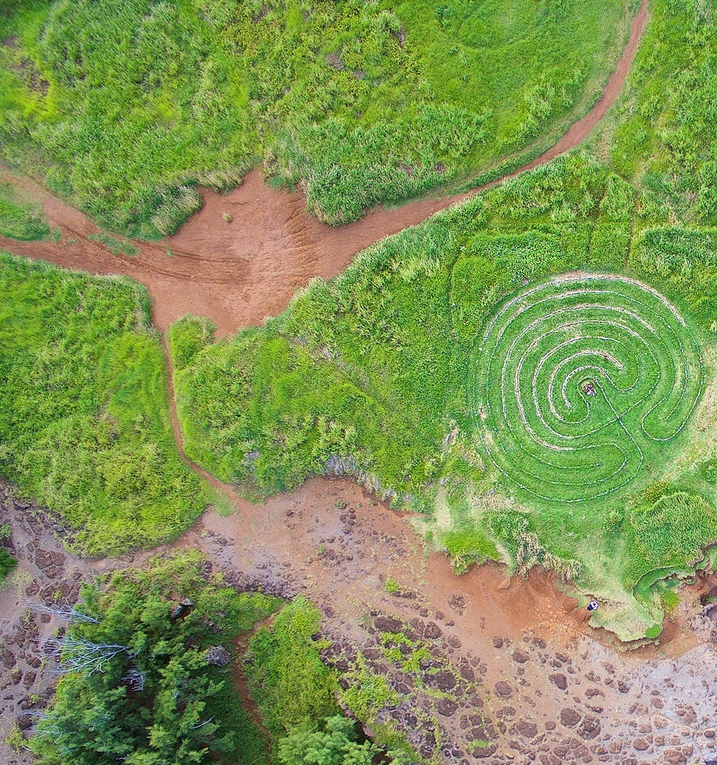
#> input picture test/1.png, 717 x 765 px, shrunk from 1012 x 1080 before the run, found by its file name
$ jupyter execute Task_2.ipynb
#> lines starting #> are read from the running program, lines starting #| are printed output that depends on the picture
# Laboratorio 4

## Task 1

## 1) ¿Por qué $H \in \mathbb{R}^{3 \times 3}$ tiene 8 GDL y no 9?

Una homografía actúa sobre coordenadas homogéneas:

$$
\mathbf{x'} \sim H\mathbf{x}, \quad
\mathbf{x} = (x,y,1)^T, \quad
\mathbf{x'} = (x',y',1)^T
$$

El símbolo $(\sim)$ significa igualdad hasta escala no nula:

$$
\mathbf{x'} \sim \lambda \mathbf{x'}, \quad (\lambda \neq 0)
$$

Si multiplicas $H$ por un escalar $\lambda \neq 0$, la transformación proyectiva no cambia:

$$
(\lambda H)\mathbf{x} = \lambda(H\mathbf{x}) \Rightarrow \mathbf{x'} \sim H\mathbf{x}
$$

Entonces, matrices $(H)$ y $(\lambda H)$ representan la misma homografía, por eso $(H)$ vive en el espacio proyectivo:

$$
H \in \mathbb{P}^8
$$

En pocas palabras hay 9 parámetros, pero uno es “solo escala” ⇒ 8 grados de libertad.

Una forma típica de fijar la escala es imponer una restricción (ej. $h_{33}=1$ si no es cero), quedando:

$$
H =
\begin{bmatrix}
h_{11} & h_{12} & h_{13} \\
h_{21} & h_{22} & h_{23} \\
h_{31} & h_{32} & 1
\end{bmatrix}
\Rightarrow 8 \text{ parámetros libres}
$$

### 1.a) Si la cámara solo rota sobre el eje óptico (roll), ¿sigue siendo 8 GDL?

Si no hay traslación y el movimiento es rotación pura (y suponiendo escena plana o equivalente), la homografía entre vistas cumple:

$$
H = K R K^{-1}
$$

Si la cámara rota solo alrededor del eje óptico (eje z), entonces:

$$
R = R_z(\theta) =
\begin{bmatrix}
\cos\theta & -\sin\theta & 0 \\
\sin\theta & \cos\theta & 0 \\
0 & 0 & 1
\end{bmatrix}
$$

$$
H(\theta) = K R_z(\theta) K^{-1}
$$

Aquí el número de parámetros del movimiento es 1 (solo $\theta$).

Si además $(K)$ es fijo y conocido, entonces la transformación queda determinada por 1 GDL (la escala sigue existiendo, pero no agrega un GDL físico; se fija normalizando).

Ejemplo: si $K = I$ (cámara normalizada), entonces:

$$
H(\theta) = R_z(\theta) =
\begin{bmatrix}
\cos\theta & -\sin\theta & 0 \\
\sin\theta & \cos\theta & 0 \\
0 & 0 & 1
\end{bmatrix}
$$

Eso muestra la estructura simplificada: ya no es una homografía general de 8 GDL, sino una familia de matrices parametrizada por un ángulo.

Pero si $K$ es desconocida, ahí aparecen parámetros extra (intrínsecos), pero el movimiento como tal sigue siendo 1 parámetro.

## 2) En DLT: ¿por qué buscamos el vector singular del menor valor singular en $A$ y no invertimos?

Partimos de:

$$
\mathbf{x'} \sim H\mathbf{x}
$$

En homogéneas, dos vectores son colineales si su producto cruz es cero:

$$
\mathbf{x'} \times (H\mathbf{x}) = 0
$$

Eso genera ecuaciones lineales en los elementos de $H$. Se apila todo en:

$$
A h = 0 \quad \text{donde } h = \text{vec}(H) \in \mathbb{R}^9
$$

### ¿Por qué no “invertir”?

- $(A)$ no es cuadrada en general (con $(n)$ correspondencias, $(A)$ es $2n \times 9$).
- Aún si fuera cuadrada, el sistema es homogéneo: $Ah=0$, la solución trivial $h=0$ siempre existe; queremos una no trivial con restricción de norma.

Con datos perfectos, existe $h \neq 0$ tal que $Ah=0$.

Con ruido, típicamente no existe solución exacta y se busca:

$$
\min_{\|h\|=1} \|Ah\|
$$

Ahora usa SVD:

$$
A = U \Sigma V^T, \quad \Sigma = \text{diag}(\sigma_1 \ge \cdots \ge \sigma_9 \ge 0)
$$

Si tomas $h = v_9$ (última columna de $V$):

$$
\|Ah\| = \|U \Sigma V^T v_9\| = \|U \Sigma e_9\| = \sigma_9
$$

Por lo que el vector singular asociado al menor valor singular minimiza el residuo, que es la interpretación geométrica del menor valor singular con ruido.

$(\sigma_9)$ mide qué tan cerca está $(A)$ de ser rango-deficiente como debería ser en el caso ideal, que geométricamente, el menor valor singular cuantifica la inconsistencia entre correspondencias: cuánto no se alinean los datos con una homografía perfecta (en términos del error algebraico del modelo).

## 3) Si tomas 4 puntos pero 3 son colineales: ¿qué pasa con $A$ y por qué no hay solución única?

Una homografía general requiere que los puntos impongan restricciones independientes, por lo que con DLT, cada correspondencia agrega 2 ecuaciones (idealmente independientes). Para 4 puntos:

$$
A \in \mathbb{R}^{8 \times 9}
$$

Para tener solución única (hasta escala), se necesita que:

$$
\text{rank}(A) = 8 \Rightarrow \dim(\text{null}(A)) = 1
$$

(porque $9 - 8 = 1$, una sola dirección en el espacio nulo, que corresponde a $(H)$ hasta escala).

¿Qué ocurre con colinealidad?

Si 3 puntos están en una misma recta en el plano fuente (o destino), hay una dependencia geométrica: muchas homografías distintas pueden mapear una recta a otra y ajustar esos 3 puntos sin fijar completamente el comportamiento fuera de la recta.

En términos algebraicos, la colinealidad hace que las filas de $A$ se vuelvan linealmente dependientes, entonces:

$$
\text{rank}(A) < 8 \Rightarrow \dim(\text{null}(A)) = 9 - \text{rank}(A) > 1
$$

Eso significa que hay infinitas soluciones $h$ (una familia), y por eso el algoritmo falla en el sentido de que no hay homografía única.

Por lo que al ser degenerada la configuración, $(A)$ pierde rango y el menor valor singular deja de estar claramente separado (puede haber varios valores singulares pequeños), lo cual indica múltiples soluciones casi equivalentes.

## Task 2

[cell 1]
# repo en la branch del lab4 https://github.com/donmatthiuz/VIC/tree/lab4
import cv2
import numpy as np
import matplotlib.pyplot as plt

img1 = cv2.imread('1.png')
#> img1 is the input picture: shape (765, 717, 3); mean B, G, R 85.4, 148.2, 129.3
img2 = cv2.imread('2.png')
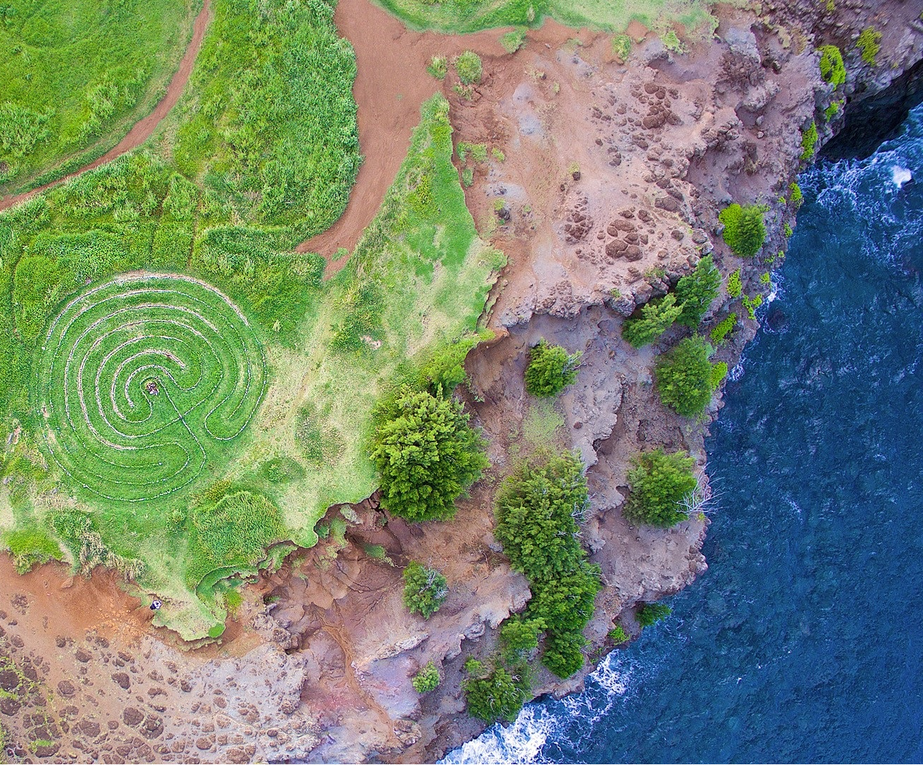
#> input picture test/2.png, 923 x 765 px, shrunk from 1303 x 1080 before the run, found by its file name
#> img2 is the input picture: shape (765, 923, 3); mean B, G, R 112.9, 132.2, 117.1

[cell 2]
# funciones
def detectar_y_emparejar(img1, img2):
    sift = cv2.SIFT_create()
    kp1, des1 = sift.detectAndCompute(img1, None)
    kp2, des2 = sift.detectAndCompute(img2, None)

    bf = cv2.BFMatcher(cv2.NORM_L2, crossCheck=False)
    matches = bf.knnMatch(des1, des2, k=2)

    good_matches = []
    for m, n in matches:
        if m.distance < 0.9 * n.distance:
            good_matches.append(m)

    pts_src = np.float32([kp1[m.queryIdx].pt for m in good_matches])
    pts_dst = np.float32([kp2[m.trainIdx].pt for m in good_matches])

    return kp1, kp2, good_matches, pts_src, pts_dst

def get_normalization_matrix(pts):
    mean = np.mean(pts, axis=0)
    std = np.std(pts)
    T = np.array([[1.0/std, 0, -mean[0]/std],
                  [0, 1.0/std, -mean[1]/std],
                  [0, 0, 1]])
    return T

def calcular_homografia_dlt(src_pts, dst_pts):
    T_src = get_normalization_matrix(src_pts);
    T_dst = get_normalization_matrix(dst_pts);

    src_n = cv2.perspectiveTransform(src_pts.reshape(-1, 1, 2), T_src).reshape(-1, 2);
    dst_n = cv2.perspectiveTransform(dst_pts.reshape(-1, 1, 2), T_dst).reshape(-1, 2);

    A = []
    for i in range(len(src_n)):
        x, y = src_n[i];
        xp, yp = dst_n[i];
        A.append([-x, -y, -1, 0, 0, 0, x*xp, y*xp, xp]);
        A.append([0, 0, 0, -x, -y, -1, x*yp, y*yp, yp]);

    U, S, Vt = np.linalg.svd(np.array(A));
    H_n = Vt[-1].reshape(3, 3);

    H = np.linalg.inv(T_dst) @ H_n @ T_src;
    return H / H[2, 2];

def ransac_homografia(pts_src, pts_dst, umbral=5.0, prob_exito=0.99):
    max_inliers = []
    best_H = None
    N = 1000 # solo es valor inicial, mas abajo se calcula N segun lo que vimos en clase
    iteracion = 0
    total = len(pts_src)

    while iteracion < N:
        idx = np.random.choice(total, 4, replace=False)
        try:
            H_test = calcular_homografia_dlt(pts_src[idx], pts_dst[idx])
        except:
            iteracion += 1
            continue

        proj = cv2.perspectiveTransform(pts_src.reshape(-1, 1, 2), H_test).reshape(-1, 2)
        dist = np.linalg.norm(pts_dst - proj, axis=1)
        inliers = np.where(dist < umbral)[0]

        if len(inliers) > len(max_inliers):
            max_inliers = inliers
            best_H = H_test
            # el calculo de N
            w = len(inliers) / total
            if w > 0 and w < 1.0:
                p_outlier_sample = 1 - w**4
                if p_outlier_sample > 0:
                    N = np.log(1 - prob_exito) / np.log(p_outlier_sample)
                    N = int(N) + 1

        iteracion += 1
        if iteracion > 5000: break

    print(f"RANSAC finalizado: {iteracion} iteraciones, {len(max_inliers)} inliers encontrados.")

    if len(max_inliers) > 4:
        best_H = calcular_homografia_dlt(pts_src[max_inliers], pts_dst[max_inliers])

    return best_H, len(max_inliers)

[cell 3]
# mostrar resultados
img_ref = cv2.imread('2.png') # destino
img_warp = cv2.imread('1.png') # fuente

# detectar y visualizar
kp_s, kp_d, matches, p_s, p_d = detectar_y_emparejar(img_warp, img_ref)
#> in detectar_y_emparejar, `kp1, des1 = sift.detectAndCompute(img1, None)`: kp1 = 4452 keypoints; strongest (x, y, size): (480, 349, 1.8), (360, 749, 2), (387, 754, 1.9), (351, 757, 2.1)
#> in detectar_y_emparejar, `kp2, des2 = sift.detectAndCompute(img2, None)`: kp2 = 4893 keypoints; strongest (x, y, size): (598, 668, 1.9), (535, 757, 2), (809, 40, 1.9), (901, 176, 11.9)
#> in detectar_y_emparejar, `matches = bf.knnMatch(des1, des2, k=2)`: matches = 4452 matches
#> after the loop in detectar_y_emparejar, `for m, n in matches:`: good_matches = 1280 matches
#> in detectar_y_emparejar, `pts_src = np.float32([kp1[m.queryIdx].pt for m in good_matches])`: pts_src = 1280 pairs, first value 4.83 to 713.8, second value 3.88 to 761.9
#> in detectar_y_emparejar, `pts_dst = np.float32([kp2[m.trainIdx].pt for m in good_matches])`: pts_dst = 1280 pairs, first value 3.41 to 887.2, second value 3.17 to 759.6
#> kp_s has the same summary as kp1 in detectar_y_emparejar; kp_d has the same summary as kp2 in detectar_y_emparejar; matches = 1280 matches; p_s has the same summary as pts_src in detectar_y_emparejar; p_d has the same summary as pts_dst in detectar_y_emparejar

img_m = cv2.drawMatches(img_warp, kp_s, img_ref, kp_d, matches[:100], None, flags=2)
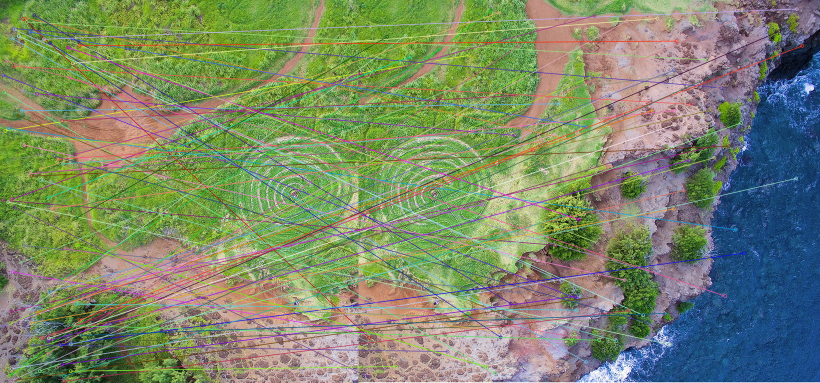
#> img_m: shape (765, 1640, 3) (shown at 1/2 size); mean B, G, R 105.8, 136.7, 123.9
plt.figure(figsize=(15, 6))
plt.imshow(img_m)
plt.title("Matches Iniciales (Antes de RANSAC) - Nótese el ruido")
plt.show()

#  RANSAC
H_final, _ = ransac_homografia(p_s, p_d)
#> in ransac_homografia, `total = len(pts_src)`: total = 1280
#> the loop in ransac_homografia, `while iteracion < N:` made 10 passes
#> (idx, T_src in calcular_homografia_dlt, T_dst in calcular_homografia_dlt, max_inliers, w, p_outlier_sample) on passes 1 to 2: ([1062, 958, 458, 687], [[0.00439, 0, -2.6], [0, 0.00439, -0.96], [0, 0, 1]], [[0.00477, 0, -1.36], [0, 0.00477, -0.643], [0, 0, 1]], [458, 668, 687, 720, 855, 958, 1062], 0.00547, 1), ([1122, 390, 878, 1262], [[0.00639, 0, -3.97], [0, 0.00639, -3.14], [0, 0, 1]], [[0.0051, 0, -1.52], [0, 0.0051, -1.95], [0, 0, 1]], [390, 414, 415, 878, 1004, 1122, 1262, 1263], 0.00625, 1)
#> (idx, T_src in calcular_homografia_dlt, T_dst in calcular_homografia_dlt, w, p_outlier_sample, N) on passes 3 to 6: ([919, 60, 891, 906], [[0.00426, 0, -2.09], [0, 0.00426, -0.855], [0, 0, 1]], [[0.00994, 0, -2], [0, 0.00994, -2.15], [0, 0, 1]], 0.0125, 1, 188627769), ([1045, 593, 272, 405], [[0.0049, 0, -2.63], [0, 0.0049, -2.16], [0, 0, 1]], [[0.00382, 0, -0.379], [0, 0.00382, -1.68], [0, 0, 1]], 0.73, 0.715, 14), ([861, 786, 528, 442], [[0.0104, 0, -5.77], [0, 0.0104, -5.6], [0, 0, 1]], [[0.00434, 0, -0.511], [0, 0.00434, -2.33], [0, 0, 1]], 0.776, 0.638, 11), ([363, 574, 1132, 1179], [[0.00439, 0, -2.62], [0, 0.00439, -1.4], [0, 0, 1]], [[0.00509, 0, -0.809], [0, 0.00509, -1.61], [0, 0, 1]], 0.78, 0.63, 10)
#> after the loop in ransac_homografia, `while iteracion < N:`: N = 10; max_inliers = 998 values from 232 to 1279; p_outlier_sample = 0.63; w = 0.78
#| RANSAC finalizado: 10 iteraciones, 998 inliers encontrados.
#> in calcular_homografia_dlt (call 11), `T_src = get_normalization_matrix(src_pts);`: T_src = [[0.00508, 0, -2.96], [0, 0.00508, -2.05], [0, 0, 1]]
#> in calcular_homografia_dlt (call 11), `T_dst = get_normalization_matrix(dst_pts);`: T_dst = [[0.0046, 0, -0.664], [0, 0.0046, -1.85], [0, 0, 1]]
#> in calcular_homografia_dlt (call 11), `src_n = cv2.perspectiveTransform(src_pts.reshape(-1, 1, 2), T_src).res..`: src_n = 998 pairs, first value -0.717 to 0.672, second value -2.03 to 1.82
#> in calcular_homografia_dlt (call 11), `dst_n = cv2.perspectiveTransform(dst_pts.reshape(-1, 1, 2), T_dst).res..`: dst_n = 998 pairs, first value -0.648 to 0.608, second value -1.83 to 1.64
#> the loop in calcular_homografia_dlt (call 11), `for i in range(len(src_n)):` made 998 passes
#> (x, y, xp, yp) on passes 1 to 3: (-0.717, -1.4, -0.648, -1.27), (-0.712, -1.47, -0.644, -1.33), (-0.712, -1.47, -0.644, -1.33)
#> after the loop in calcular_homografia_dlt (call 11), `for i in range(len(src_n)):`: A = 1996 items
#> in calcular_homografia_dlt (call 11), `U, S, Vt = np.linalg.svd(np.array(A));`:
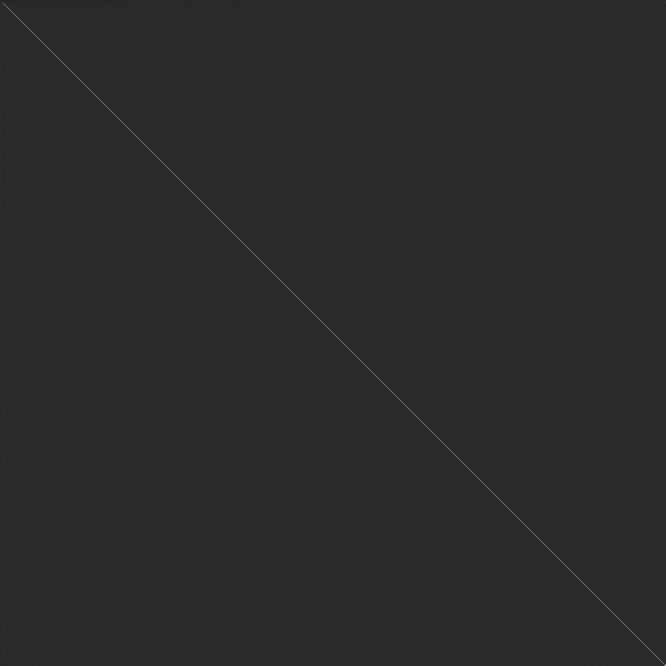
#> U: shape (1996, 1996) float64 (shown at 1/3 size); min -0.203, max 0.999, mean -3.9e-06; drawn with min black and max white
#> in calcular_homografia_dlt (call 11), `U, S, Vt = np.linalg.svd(np.array(A));`: S = [58.94, 51.5, 37.71, 32.01, 18.15, 15.11, 14.39, 12.57, 0.0198]
#> in calcular_homografia_dlt (call 11), `H_n = Vt[-1].reshape(3, 3);`: H_n = [[-0.557, 2.49e-06, -1.41e-07], [-1.08e-05, -0.557, 2.23e-06], [-1.47e-05, 5.25e-07, -0.616]]
#> in calcular_homografia_dlt (call 11), `H = np.linalg.inv(T_dst) @ H_n @ T_src;`: H = [[-0.616, 3.14e-06, 269.2], [-4.21e-05, -0.616, 0.465], [-7.48e-08, 2.67e-09, -0.616]]
#> in ransac_homografia, `best_H = calcular_homografia_dlt(pts_src[max_inliers], pts_dst[max_inl..`: best_H = [[1, -5.09e-06, -437.2], [6.83e-05, 1, -0.755], [1.22e-07, -4.33e-09, 1]]
#> H_final has the same summary as best_H in ransac_homografia

# Stitching
h, w = img_ref.shape[:2]
#> h = 765; w = 923
pano = cv2.warpPerspective(img_warp, H_final, (w*2, h*2))
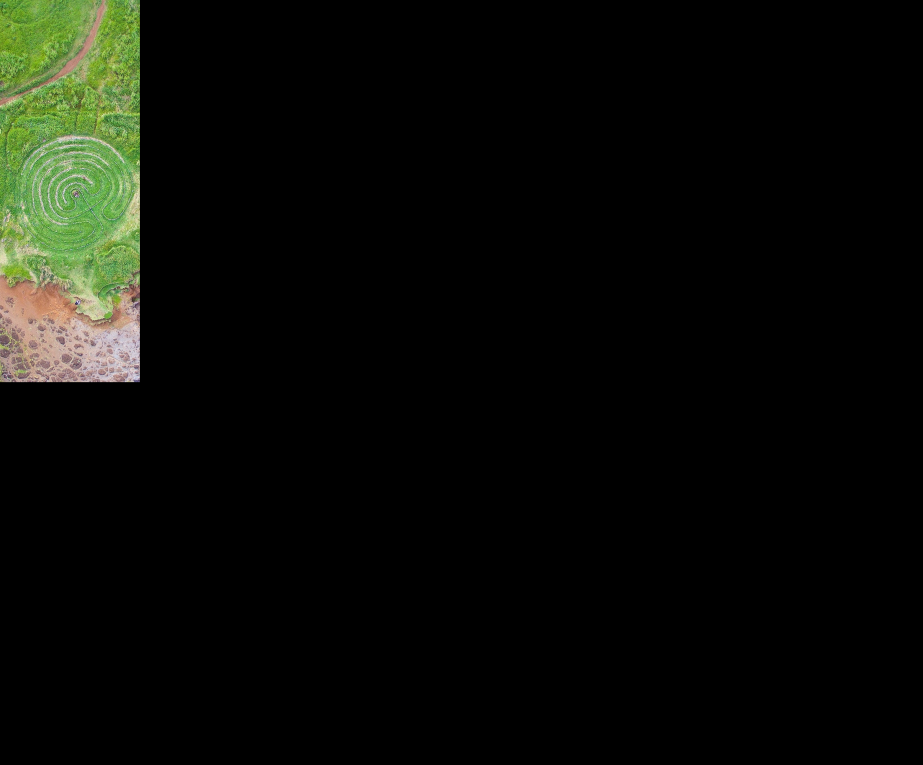
#> pano: shape (1530, 1846, 3) (shown at 1/2 size); mean B, G, R 7.3, 12.2, 10.4
pano[0:h, 0:w] = img_ref
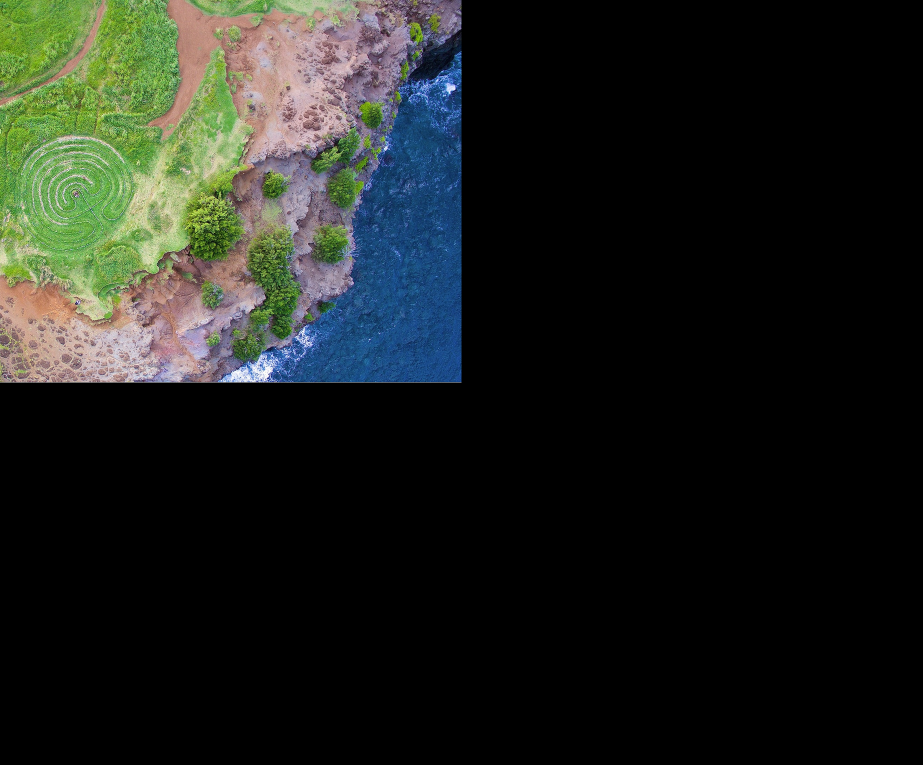
#> pano: shape (1530, 1846, 3) (shown at 1/2 size); mean B, G, R 28.2, 33, 29.3

plt.figure(figsize=(15, 10))
plt.imshow(cv2.cvtColor(pano, cv2.COLOR_BGR2RGB))
plt.title("Resultado Stitched (Panorama)")
plt.show()

## Task 3

### 1. Ejecute su algoritmo RANSAC variando el parámetro de umbral de error (threshold) en pixeles (ej. 1px, 5px, 20px)

Ahora vamos a variar el parametro del umbral de error para detectar los inliners

[cell 4]
thresholds = [0.5,1,5,10,15,20,25,30,35,40,45,50]
liners = []
img_ref = cv2.imread('2.png') # destino
img_warp = cv2.imread('1.png') # fuente
kp_s, kp_d, matches, p_s, p_d = detectar_y_emparejar(img_warp, img_ref)
img_m = cv2.drawMatches(img_warp, kp_s, img_ref, kp_d, matches[:100], None, flags=2)
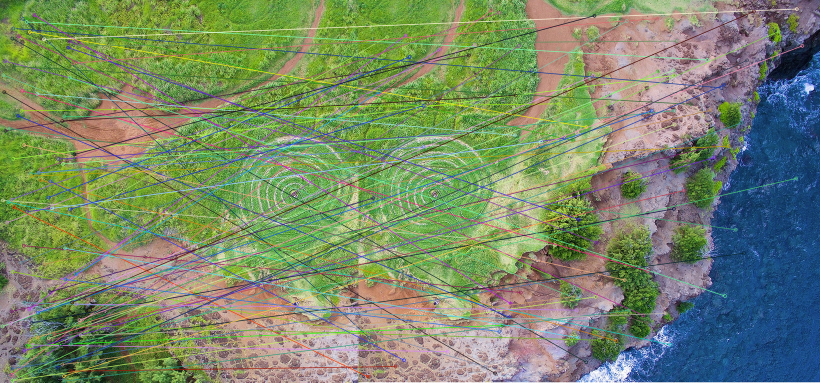
#> img_m: shape (765, 1640, 3) (shown at 1/2 size); mean B, G, R 105.1, 136.9, 121

for t in thresholds:
    #  RANSAC
    H_final, mithreshold = ransac_homografia(p_s, p_d, t)

    liners.append(mithreshold)
#> this loop made 12 passes
#> (total in ransac_homografia, mithreshold) on pass 1: (1280, 977)
#> total in ransac_homografia on pass 2: 1280

Ahora graficamos

[cell 5]
plt.plot(thresholds, liners)
plt.xlabel("Umbral")
plt.ylabel("Número de Inliers encontrados.")
plt.title("UMBRAL VS INLINERS")
plt.show()
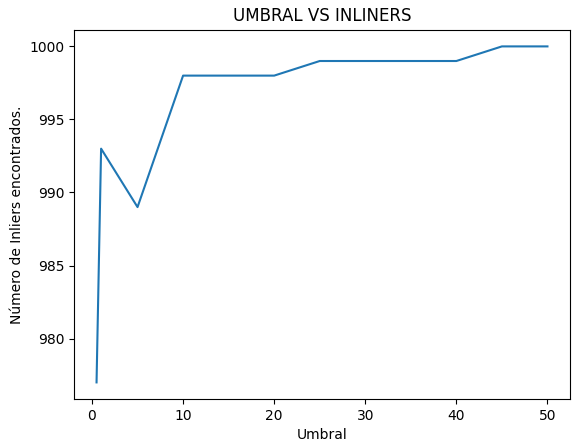
#> figure drawn by matplotlib, 1 panel; curve peaks at x = 45, y = 1000
